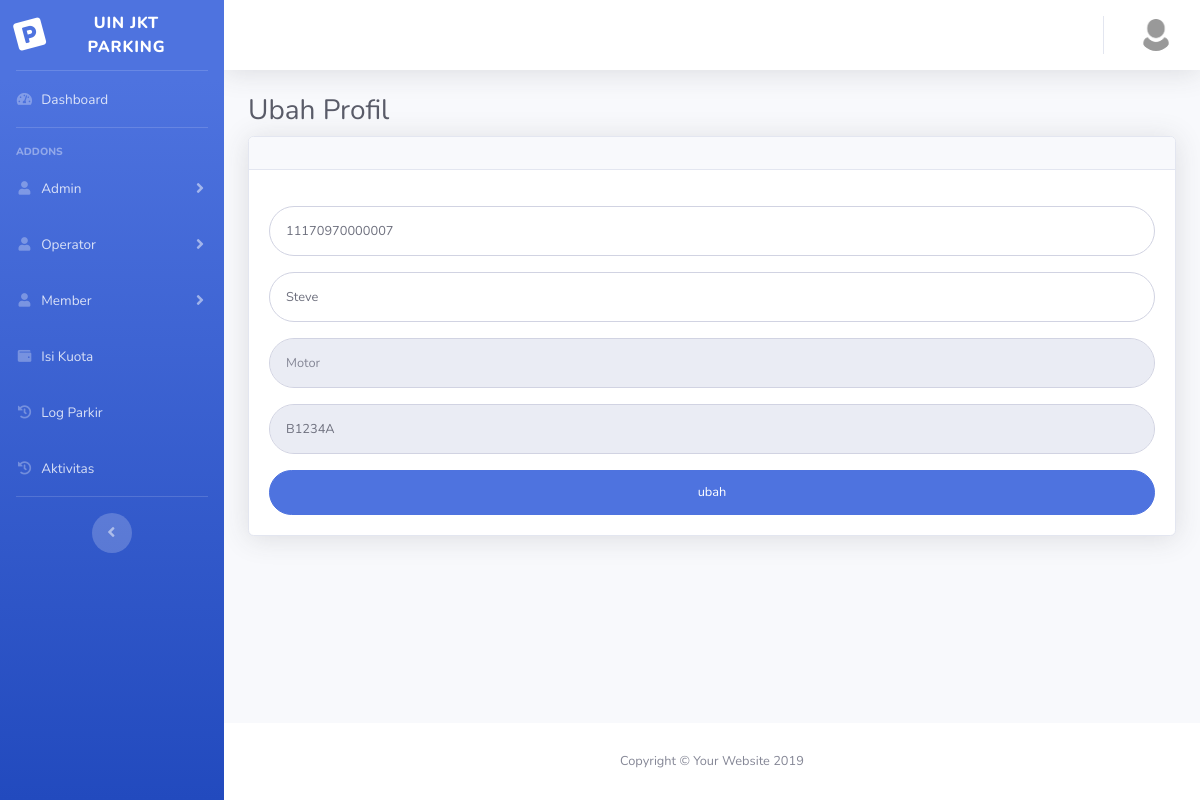
The app's page /park/ubah_profil.php?ID=1 (signed in) with its own data.
### tables this page shows
CREATE TABLE `member` (
  `ID_card` int(25) NOT NULL,
  `NIM` varchar(30) NOT NULL,
  `Nama` varchar(255) NOT NULL,
  `Jenis_kendaraan` varchar(10) NOT NULL,
  `NoPlat` varchar(15) NOT NULL
);

### park/ubah_profil.php (the view, shortened to what this page needs)
<!DOCTYPE html>
<html lang="en">
<head>
  <link href="vendor/fontawesome-free/css/all.min.css" rel="stylesheet" type="text/css">
  <link href="css/sb-admin-2.min.css" rel="stylesheet">
</head>
<body id="page-top">
<div id="wrapper">
    <?php
        include "sidebar.php";
        include "topbar.php";
        $panggil = mysql_query("SELECT * FROM member WHERE ID_card='$_GET[ID]'");
        $data = mysql_fetch_array($panggil);
    ?>
    <div class="container-fluid">
        <h1 class="h3 mb-2 text-gray-800">Ubah Profil</h1>
        <div class="card shadow mb-4">
            <div class="card-header py-3">
            </div>
            <div class="card-body">
            <form class="user" method="POST" action="proses_ubah_profil.php">
                <div class="form-group">
                  <input type="" class="form-control form-control-user" id="exampleInputEmail" placeholder="NIM"
                  value="<?php echo $data['NIM']; ?>" name="NIM">
                </div>
                <div class="form-group">
                  <input type="" class="form-control form-control-user" id="exampleInputEmail" placeholder="Nama"
                  value="<?php echo $data['Nama']; ?>" name="Nama">
                </div>
                <div class="form-group">
                  <input type="" class="form-control form-control-user" id="exampleInputEmail" placeholder="Motor" readonly>
                </div>
                <div class="form-group">
                  <input type="" class="form-control form-control-user" id="exampleInputEmail" placeholder="Nomor Plat"
                  value="<?php echo $data['NoPlat']; ?>" readonly>
                </div>
                <input type="submit" class="btn btn-primary btn-user btn-block" value="ubah">
              </form>
            </div>
        </div>
    </div>
</div>
    <?php
    include "footer.php" ;
    ?>
  </div>
</body>
</html>

### records on screen
member: NIM "11170970000007", Nama "Steve", NoPlat "B1234A"
